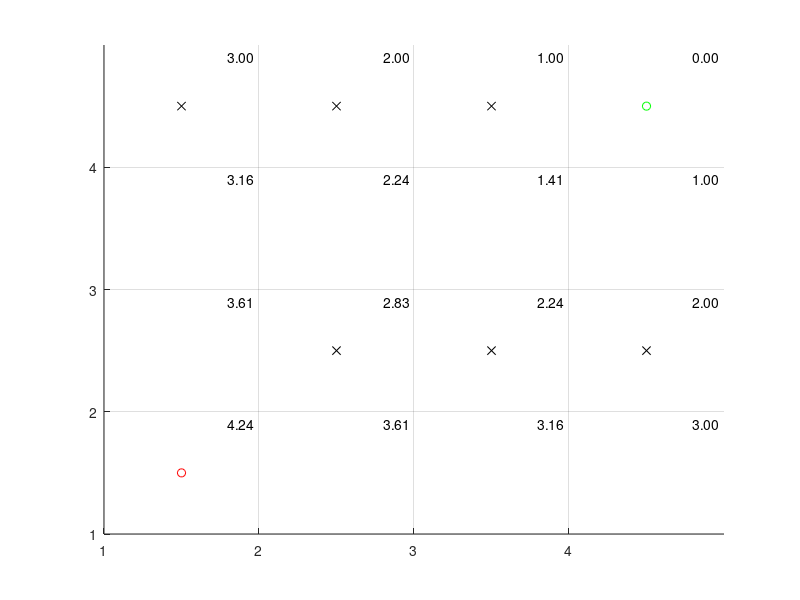

The MATLAB script that drew this image:
function run_astar
map = map_create();

astar_execute(map);

function [start,goal,obstacle,clearpath]=map_constants()
start = 7;
goal = 8;
clearpath = 1;
obstacle = 0;

%--------------------------------------------------------------------------
% map
%--------------------------------------------------------------------------
function map = map_create()
[S,G,O,C] = map_constants;

map = [ S, C, C, O;
        C, O, C, O;
        C, O, C, O;
        C, O, C, G;
        ];

function [r,c] = map_get_goal_pos(map)
[S,G,O,C] = map_constants;
[r,c] = find(map == G);

function [r,c] = map_get_start_pos(map)
[S,G,O,C] = map_constants;
[r,c] = find(map == S);

%--------------------------------------------------------------------------
% util
%--------------------------------------------------------------------------
function index = rc2indx(ROW,COL,r,c)
index = (r-1)*COL+c;

function [r,c] = indx2rc(ROW,COL,i)
r = ceil(i/COL);
c = mod(i,COL);
if( c == 0 )
  c = COL;
end


%--------------------------------------------------------------------------
% astar
%--------------------------------------------------------------------------
function astar_execute(map)

[S,G,O,C] = map_constants;
[ROW,COL] = size(map);
[start_r,start_c] = map_get_start_pos(map);
[goal_r,goal_c] = map_get_goal_pos(map);

% draw a map base
axis([1 ROW+1 1 COL+1])
grid on;
hold on;
set(gca,'XTick',[1:1:ROW])
set(gca,'YTick',[1:1:COL])

% plot start, goal, obstacles
plot(start_r+0.5,start_c+0.5,'ro');
plot(goal_r+0.5,goal_c+0.5,'go');
for ri = 1:ROW
    for ci = 1:COL
        if(map(ri,ci)==O) % if it is a obstacle draw it
            plot(ri+0.5,ci+0.5,'kx');
        end
    end
end

% compute h values for all nodes, create nodes for the first time
nodes = astar_compute_h(map);

% draw h values
for ni = 1:size(nodes,2)
    s = sprintf('%0.2f',nodes(ni).h);
    text(nodes(ni).r+0.8,nodes(ni).c+0.9,s);
end

% initialize close list with start position
% empty open list
ci=1;  % current open slot in close_list
close_list(ci) = rc2indx(ROW,COL,start_r,start_c);  % <---- this is current position
oi=1;  % current open slot in open_list
open_list=[];

% find surrounding nodes (max 4), and put them in open list
[current_r,current_c] = indx2rc(ROW,COL,close_list(ci));
%      r-1
% c-1       c+1
%      r+1
tmp_r = current_r - 1;
if( tmp_r >= 1 && tmp_r <= ROW )
    open_list(oi) = rc2indx(ROW,COL,tmp_r,current_c);
    oi = oi + 1;
end
tmp_c = current_c - 1;
if( tmp_c >= 1 && tmp_c <= COL )
    open_list(oi) = rc2indx(ROW,COL,current_r,tmp_c);
    oi = oi + 1;
end
tmp_c = current_c + 1;
if( tmp_c >= 1 && tmp_c <= COL )
    open_list(oi) = rc2indx(ROW,COL,current_r,tmp_c);
    oi = oi + 1;
end
tmp_r = current_r + 1;
if( tmp_r >=1 && tmp_r <= ROW )
    open_list(oi) = rc2indx(ROW,COL,tmp_r,current_c);
    oi = oi + 1;
end


% find smallest f value









function nodes = astar_compute_h(map)
[S,G,O,C] = map_constants;
[ROW,COL] = size(map);

nodes(ROW*COL) = struct('r',[],'c',[],'h',[],'g',[],'f',[],'parent_r',[],'parent_c',[])

[goal_r,goal_c] = find(map==G);

n = 1;
for r = 1:ROW
  for c = 1:COL
    nodes(n).r = r;
    nodes(n).c = c;
    nodes(n).h = sqrt( abs(goal_r-r)^2 + abs(goal_c-c)^2 );
    n = n+1;
  end
end
